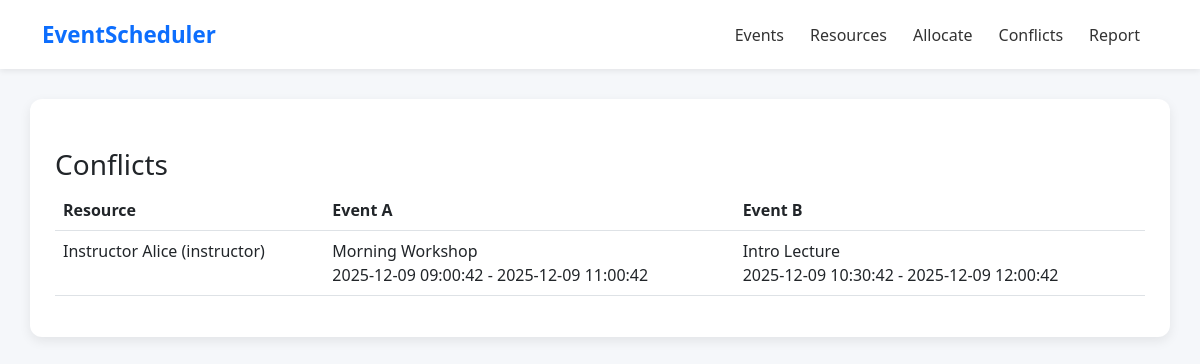
/conflicts, run on the app's committed database.
### app/models.py (models this page shows, shortened)
class Resource(db.Model):
    resource_id = db.Column(db.Integer, primary_key=True)
    resource_name = db.Column(db.String(200), nullable=False)
    resource_type = db.Column(db.String(50), nullable=False)
    allocations = db.relationship('EventResourceAllocation', backref='resource', cascade="all,delete-orphan")

class Event(db.Model):
    event_id = db.Column(db.Integer, primary_key=True)
    title = db.Column(db.String(200), nullable=False)
    start_time = db.Column(db.DateTime, nullable=False)
    end_time = db.Column(db.DateTime, nullable=False)
    description = db.Column(db.Text, nullable=True)
    allocations = db.relationship('EventResourceAllocation', backref='event', cascade="all,delete-orphan")

### app/routes.py (the view)
@main.route('/conflicts')
def conflicts():
    conflicts = []
    resources = Resource.query.all()
    for r in resources:
        allocs = sorted([a.event for a in r.allocations], key=lambda x: x.start_time)
        for i in range(len(allocs)):
            for j in range(i+1, len(allocs)):
                a = allocs[i]
                b = allocs[j]
                if overlaps(a.start_time, a.end_time, b.start_time, b.end_time):
                    conflicts.append({
                        'resource': r,
                        'event_a': a,
                        'event_b': b
                    })
    return render_template('conflicts.html', conflicts=conflicts)

### app/routes.py (called while the page is built)
def overlaps(s1,e1,s2,e2):
    return (s1 < e2) and (s2 < e1)

### app/templates/conflicts.html
{% extends 'base.html' %}
{% block content %}
<div class="mt-4">
  <h3>Conflicts</h3>
  {% if conflicts %}
    <table class="table">
      <thead><tr><th>Resource</th><th>Event A</th><th>Event B</th></tr></thead>
      <tbody>
        {% for c in conflicts %}
          <tr>
            <td>{{ c.resource.resource_name }} ({{ c.resource.resource_type }})</td>
            <td>{{ c.event_a.title }}<br>{{ c.event_a.start_time }} - {{ c.event_a.end_time }}</td>
            <td>{{ c.event_b.title }}<br>{{ c.event_b.start_time }} - {{ c.event_b.end_time }}</td>
          </tr>
        {% endfor %}
      </tbody>
    </table>
  {% else %}
    <div class="alert alert-success">No conflicts detected.</div>
  {% endif %}
</div>
{% endblock %}

### app/templates/base.html (style rules this page uses)
body { background: #f5f7fa; font-family: "Segoe UI", Tahoma, Geneva, Verdana, sans-serif; }

### data on the page
Resource: resource.resource_name "Instructor Alice", resource.resource_type "instructor"
Event: event_a "Morning Workshop", event_a.start_time "2025-12-09 09:00:42", event_a.end_time "2025-12-09 11:00:42"
Event: event_b "Intro Lecture", event_b.start_time "2025-12-09 10:30:42", event_b.end_time "2025-12-09 12:00:42"
